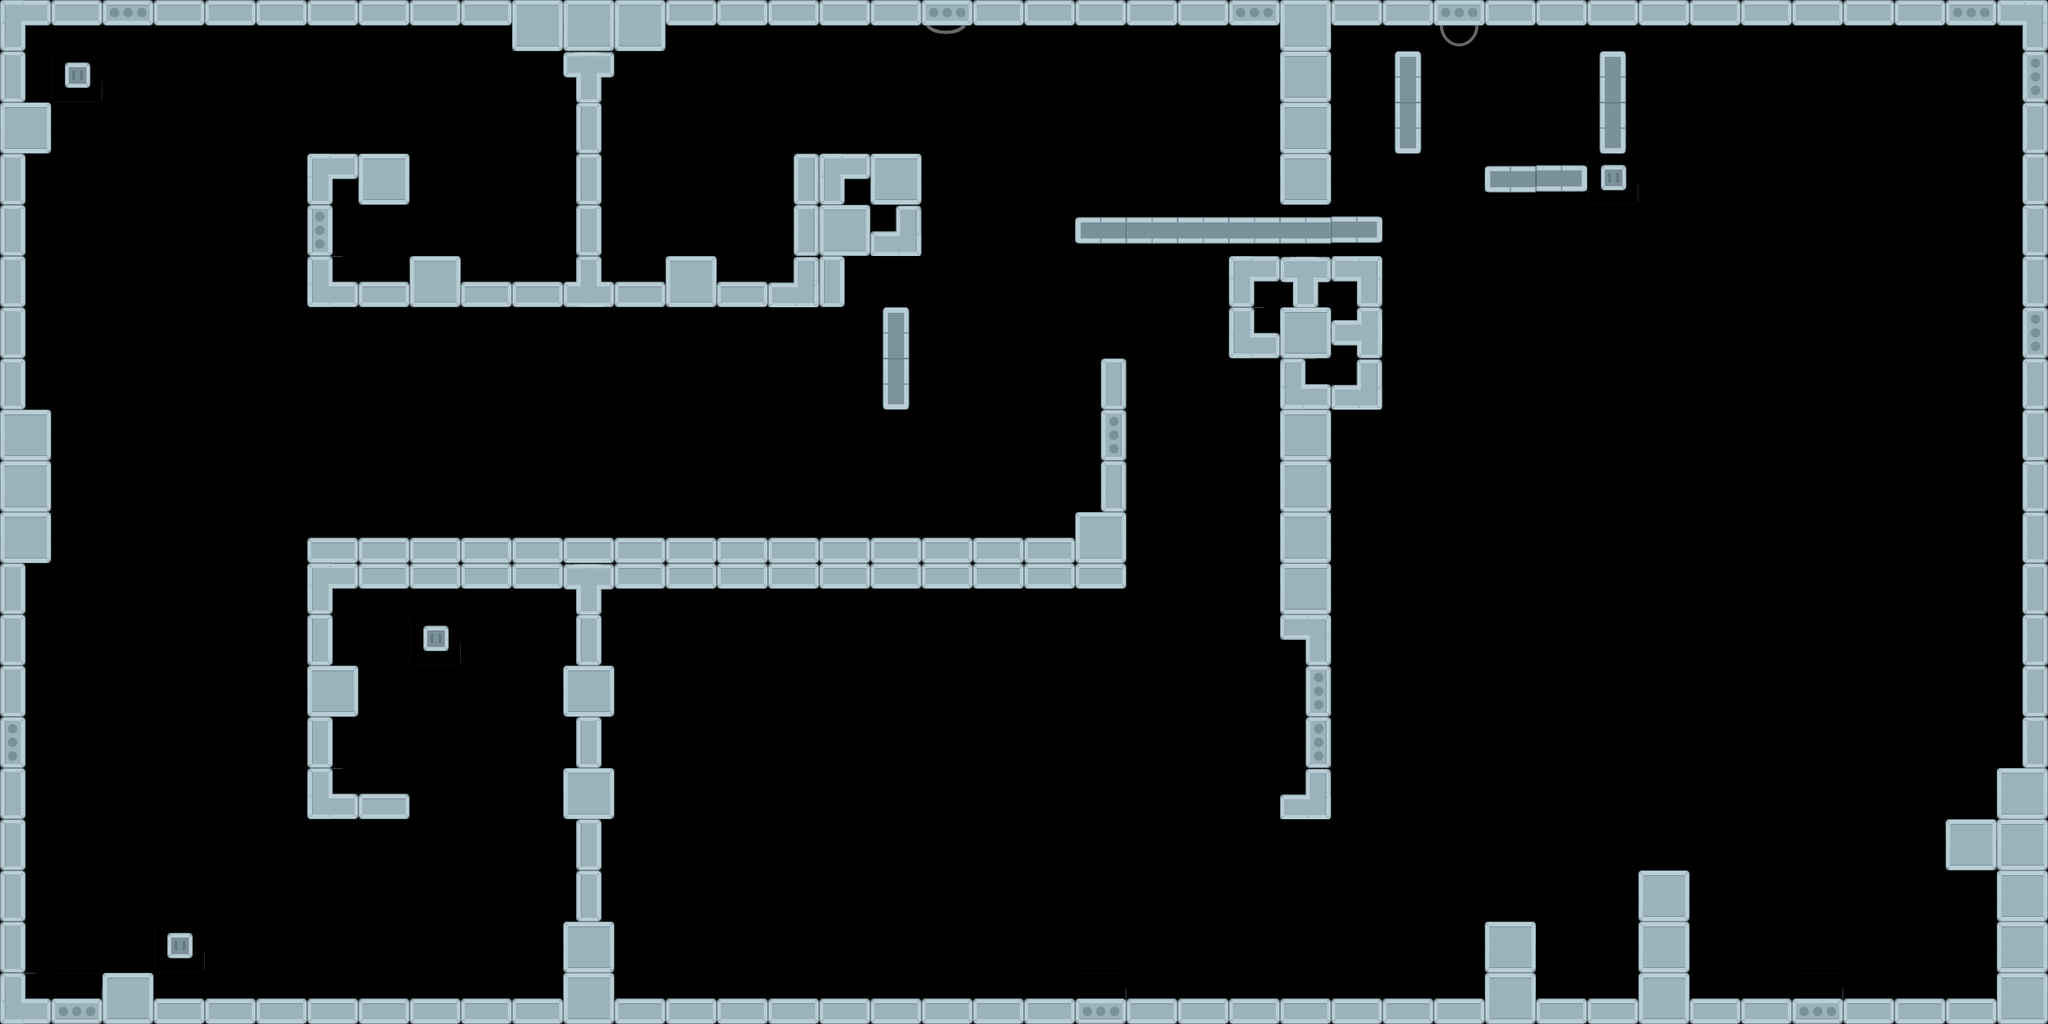

Rendered tile map (Tiled .tmx) drawn with the repository's tilesets; below, a short description and the full map source, tile grids included:
An orthogonal 40x20 tile map with 64x64 px tiles, 1 tile layer (droup) and 69 objects.

<map version="1.2" tiledversion="1.2.4" orientation="orthogonal" renderorder="right-down" width="40" height="20" tilewidth="64" tileheight="64" infinite="0" nextlayerid="9" nextobjectid="138">
 <tileset firstgid="1" source="tiles.tsx" />
 <layer id="2" name="droup" width="40" height="20">
  <data encoding="csv">
52,4,3,4,4,4,4,4,4,4,66,65,66,4,4,4,4,4,20,4,4,4,4,4,3,66,4,4,21,4,4,4,4,4,4,4,4,4,3,53,
50,36,0,0,0,0,0,0,0,0,0,11,0,0,0,0,0,0,0,0,0,0,0,0,0,66,0,6,0,0,0,6,0,0,0,0,0,0,0,35,
66,0,0,0,0,0,0,0,0,0,0,72,0,0,0,0,0,0,0,0,0,0,0,0,0,66,0,22,0,0,0,22,0,0,0,0,0,0,0,51,
50,0,0,0,0,0,52,66,0,0,0,72,0,0,0,51,52,66,0,0,0,0,0,0,0,66,0,0,0,55,39,36,0,0,0,0,0,0,0,51,
50,0,0,0,0,0,34,0,0,0,0,72,0,0,0,51,66,37,0,0,0,55,23,23,23,23,39,0,0,0,0,0,0,0,0,0,0,0,0,51,
50,0,0,0,0,0,38,5,66,5,5,10,5,66,5,37,50,0,0,0,0,0,0,0,52,11,53,0,0,0,0,0,0,0,0,0,0,0,0,51,
50,0,0,0,0,0,0,0,0,0,0,0,0,0,0,0,0,6,0,0,0,0,0,0,38,66,9,0,0,0,0,0,0,0,0,0,0,0,0,35,
50,0,0,0,0,0,0,0,0,0,0,0,0,0,0,0,0,22,0,0,0,51,0,0,0,38,37,0,0,0,0,0,0,0,0,0,0,0,0,51,
66,0,0,0,0,0,0,0,0,0,0,0,0,0,0,0,0,0,0,0,0,35,0,0,0,66,0,0,0,0,0,0,0,0,0,0,0,0,0,51,
66,0,0,0,0,0,0,0,0,0,0,0,0,0,0,0,0,0,0,0,0,51,0,0,0,66,0,0,0,0,0,0,0,0,0,0,0,0,0,51,
66,0,0,0,0,0,5,5,5,5,5,5,5,5,5,5,5,5,5,5,5,66,0,0,0,66,0,0,0,0,0,0,0,0,0,0,0,0,0,51,
50,0,0,0,0,0,52,4,4,4,4,11,4,4,4,4,4,4,4,4,4,4,0,0,0,66,0,0,0,0,0,0,0,0,0,0,0,0,0,51,
50,0,0,0,0,0,50,0,36,0,0,72,0,0,0,0,0,0,0,0,0,0,0,0,0,53,0,0,0,0,0,0,0,0,0,0,0,0,0,51,
50,0,0,0,0,0,66,0,0,0,0,66,0,0,0,0,0,0,0,0,0,0,0,0,0,35,0,0,0,0,0,0,0,0,0,0,0,0,0,51,
34,0,0,0,0,0,50,0,0,0,0,72,0,0,0,0,0,0,0,0,0,0,0,0,0,35,0,0,0,0,0,0,0,0,0,0,0,0,0,51,
50,0,0,0,0,0,38,5,0,0,0,66,0,0,0,0,0,0,0,0,0,0,0,0,0,37,0,0,0,0,0,0,0,0,0,0,0,0,0,66,
50,0,0,0,0,0,0,0,0,0,0,72,0,0,0,0,0,0,0,0,0,0,0,0,0,0,0,0,0,0,0,0,0,0,0,0,0,0,66,66,
50,0,0,0,0,0,0,0,0,0,0,72,0,0,0,0,0,0,0,0,0,0,0,0,0,0,0,0,0,0,0,0,66,0,0,0,0,0,0,66,
50,0,0,36,0,0,0,0,0,0,0,66,0,0,0,0,0,0,0,0,0,0,0,0,0,0,0,0,0,66,0,0,66,0,0,0,0,0,0,66,
38,54,66,5,5,5,5,5,5,5,5,66,5,5,5,5,5,5,5,5,5,54,5,5,5,5,5,5,5,66,5,5,66,5,5,54,5,5,5,66
</data>
 </layer>
 <objectgroup id="3" name="BourderObjet">
  <object id="22" x="1.33333" y="-4" width="2557.33" height="33.3333" />
  <object id="23" x="2525.33" y="31.5" width="32" height="1251.17" />
  <object id="24" x="-1.33333" y="1246.67" width="2525.33" height="34.6667" />
  <object id="26" x="1.33333" y="31.6667" width="28" height="1212.83" />
  <object id="43" x="32" y="512" width="28" height="188" />
  <object id="44" x="33.3333" y="129.333" width="25.3333" height="58.6667" />
  <object id="45" x="129.333" y="1217.33" width="60" height="29.3333" />
  <object id="46" x="212" y="1168" width="24" height="25.3333" />
  <object id="47" x="385.333" y="834.667" width="58.6667" height="57.3333" />
  <object id="48" x="386.667" y="896" width="25.3333" height="61.3333" />
  <object id="49" x="385.333" y="960" width="26.6667" height="61.3333" />
  <object id="50" x="416" y="993.333" width="93.3333" height="26.6667" />
  <object id="51" x="388" y="676" width="24" height="154.667" />
  <object id="52" x="412" y="672" width="993.333" height="60" />
  <object id="53" x="721.333" y="736" width="26.6667" height="410.667" />
  <object id="54" x="705.333" y="832" width="60" height="62.6667" />
  <object id="55" x="704" y="961.333" width="61.3333" height="60" />
  <object id="56" x="705.333" y="1152" width="60" height="93.3333" />
  <object id="57" x="530.667" y="782.667" width="26.6667" height="28" />
  <object id="58" x="1378.67" y="448" width="25.3333" height="224" />
  <object id="59" x="1345.33" y="640" width="30.6667" height="32" />
  <object id="60" x="1106.67" y="384" width="25.3333" height="124" />
  <object id="61" x="989.333" y="190.667" width="161.333" height="126.667" />
  <object id="62" x="994.667" y="325.333" width="60" height="57.3333" />
  <object id="63" x="833.333" y="320" width="58.6667" height="64" />
  <object id="64" x="896" y="354.667" width="94.6667" height="25.3333" />
  <object id="65" x="577.333" y="354.667" width="250.667" height="25.3333" />
  <object id="66" x="513.333" y="320" width="58.6667" height="60" />
  <object id="67" x="452" y="194.667" width="58.6667" height="57.3333" />
  <object id="70" x="386.667" y="194.667" width="28" height="184" />
  <object id="71" x="417.333" y="354.667" width="92" height="25.3333" />
  <object id="72" x="432" y="206.667" />
  <object id="73" x="1600" y="30.6667" width="62.6667" height="222.667" />
  <object id="74" x="1344" y="269.333" width="380" height="28" />
  <object id="75" x="1746.67" y="64" width="25.3333" height="126.667" />
  <object id="76" x="1860" y="209.333" width="120" height="25.3333" />
  <object id="77" x="2002.67" y="62.6667" width="25.3333" height="125.333" />
  <object id="78" x="2005.33" y="208" width="24" height="25.3333" />
  <object id="79" x="1537.33" y="318.667" width="186.667" height="126.667" />
  <object id="80" x="1602.67" y="452" width="124" height="57.3333" />
  <object id="81" x="1600" y="516" width="60" height="278.667" />
  <object id="82" x="1633.33" y="800" width="28" height="220" />
  <object id="83" x="1597.33" y="994.667" width="30.6667" height="26.6667" />
  <object id="84" x="1858.67" y="1154.67" width="58.6667" height="86.6667" />
  <object id="85" x="2049.33" y="1089.33" width="58.6667" height="153.333" />
  <object id="86" x="2433.33" y="1025.33" width="58.6667" height="58.6667" />
  <object id="87" x="2498.67" y="960" width="24" height="289.333" />
  <object id="97" x="642.667" y="30.6667" width="186.667" height="29.3333" />
  <object id="98" x="702.333" y="64" width="62.6667" height="28" />
  <object id="99" x="720" y="93.3333" width="30.6667" height="260" />
 </objectgroup>
 <objectgroup id="4" name="boxalpha" locked="1" />
 <objectgroup id="5" name="boxplace" locked="1" />
 <objectgroup id="7" name="Enimy" locked="1">
  <object id="88" x="620" y="201" />
  <object id="89" x="573" y="896" />
  <object id="91" x="893" y="121" />
  <object id="92" x="1208" y="596" />
  <object id="93" x="1000" y="1020" />
  <object id="94" x="2368" y="116" />
  <object id="95" x="1848" y="580" />
  <object id="96" x="2304" y="1124" />
 </objectgroup>
 <objectgroup id="8" name="Calque d'objets 5">
  <object id="127" x="258.667" y="216">
   <ellipse />
  </object>
  <object id="128" x="66.6667" y="1152">
   <ellipse />
  </object>
  <object id="129" x="490.667" y="828">
   <ellipse />
  </object>
  <object id="130" x="516" y="280">
   <ellipse />
  </object>
  <object id="131" x="800" y="290.667">
   <ellipse />
  </object>
  <object id="132" x="1553.33" y="220">
   <ellipse />
  </object>
  <object id="133" x="1593.33" y="840">
   <ellipse />
  </object>
  <object id="134" x="832" y="774.667">
   <ellipse />
  </object>
  <object id="135" x="1981.33" y="1150.67">
   <ellipse />
  </object>
  <object id="136" x="2368" y="193.333">
   <ellipse />
  </object>
  <object id="137" x="2112" y="124">
   <ellipse />
  </object>
 </objectgroup>
</map>
